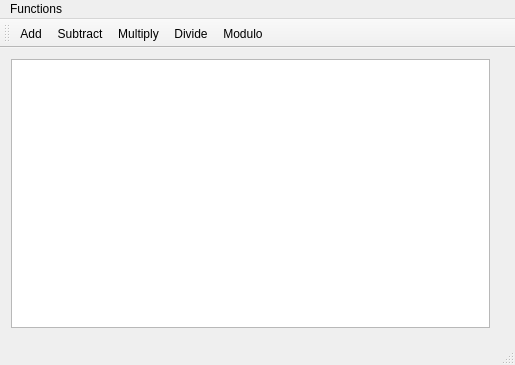
<?xml version="1.0" encoding="UTF-8"?>
<ui version="4.0">
 <class>MainWindow</class>
 <widget class="QMainWindow" name="MainWindow">
  <property name="geometry">
   <rect>
    <x>0</x>
    <y>0</y>
    <width>515</width>
    <height>365</height>
   </rect>
  </property>
  <property name="windowTitle">
   <string>MainWindow</string>
  </property>
  <widget class="QWidget" name="centralWidget">
   <widget class="QWidget" name="verticalLayoutWidget">
    <property name="geometry">
     <rect>
      <x>0</x>
      <y>0</y>
      <width>501</width>
      <height>291</height>
     </rect>
    </property>
    <layout class="QVBoxLayout" name="verticalLayout">
     <item>
      <widget class="QTextEdit" name="textEdit">
       <property name="html">
        <string>&lt;!DOCTYPE HTML PUBLIC &quot;-//W3C//DTD HTML 4.0//EN&quot; &quot;http://www.w3.org/TR/REC-html40/strict.dtd&quot;&gt;
&lt;html&gt;&lt;head&gt;&lt;meta name=&quot;qrichtext&quot; content=&quot;1&quot; /&gt;&lt;style type=&quot;text/css&quot;&gt;
p, li { white-space: pre-wrap; }
&lt;/style&gt;&lt;/head&gt;&lt;body style=&quot; font-family:'MS Shell Dlg 2'; font-size:7.8pt; font-weight:400; font-style:normal;&quot;&gt;
&lt;p style=&quot;-qt-paragraph-type:empty; margin-top:0px; margin-bottom:0px; margin-left:0px; margin-right:0px; -qt-block-indent:0; text-indent:0px;&quot;&gt;&lt;br /&gt;&lt;/p&gt;&lt;/body&gt;&lt;/html&gt;</string>
       </property>
      </widget>
     </item>
    </layout>
   </widget>
  </widget>
  <widget class="QMenuBar" name="menuBar">
   <property name="geometry">
    <rect>
     <x>0</x>
     <y>0</y>
     <width>515</width>
     <height>26</height>
    </rect>
   </property>
   <widget class="QMenu" name="menuFunctions">
    <property name="title">
     <string>Functions</string>
    </property>
    <addaction name="actionAdd"/>
    <addaction name="actionSubtract"/>
    <addaction name="actionMultiply"/>
    <addaction name="actionDivide"/>
    <addaction name="actionModulo"/>
   </widget>
   <addaction name="menuFunctions"/>
  </widget>
  <widget class="QToolBar" name="mainToolBar">
   <attribute name="toolBarArea">
    <enum>TopToolBarArea</enum>
   </attribute>
   <attribute name="toolBarBreak">
    <bool>false</bool>
   </attribute>
   <addaction name="actionAdd"/>
   <addaction name="actionSubtract"/>
   <addaction name="actionMultiply"/>
   <addaction name="actionDivide"/>
   <addaction name="actionModulo"/>
  </widget>
  <widget class="QStatusBar" name="statusBar"/>
  <action name="actionAdd">
   <property name="icon">
    <iconset resource="images.qrc">
     <normaloff>:/images/images/add.png</normaloff>:/images/images/add.png</iconset>
   </property>
   <property name="text">
    <string>Add</string>
   </property>
  </action>
  <action name="actionSubtract">
   <property name="icon">
    <iconset resource="images.qrc">
     <normaloff>:/images/images/minus.png</normaloff>:/images/images/minus.png</iconset>
   </property>
   <property name="text">
    <string>Subtract</string>
   </property>
  </action>
  <action name="actionMultiply">
   <property name="icon">
    <iconset resource="images.qrc">
     <normaloff>:/images/images/multiply.png</normaloff>:/images/images/multiply.png</iconset>
   </property>
   <property name="text">
    <string>Multiply</string>
   </property>
  </action>
  <action name="actionDivide">
   <property name="icon">
    <iconset resource="images.qrc">
     <normaloff>:/images/images/divide.png</normaloff>:/images/images/divide.png</iconset>
   </property>
   <property name="text">
    <string>Divide</string>
   </property>
  </action>
  <action name="actionModulo">
   <property name="icon">
    <iconset resource="images.qrc">
     <normaloff>:/images/images/modulus.png</normaloff>:/images/images/modulus.png</iconset>
   </property>
   <property name="text">
    <string>Modulo</string>
   </property>
  </action>
 </widget>
 <layoutdefault spacing="6" margin="11"/>
 <resources>
  <include location="images.qrc"/>
 </resources>
 <connections/>
</ui>
